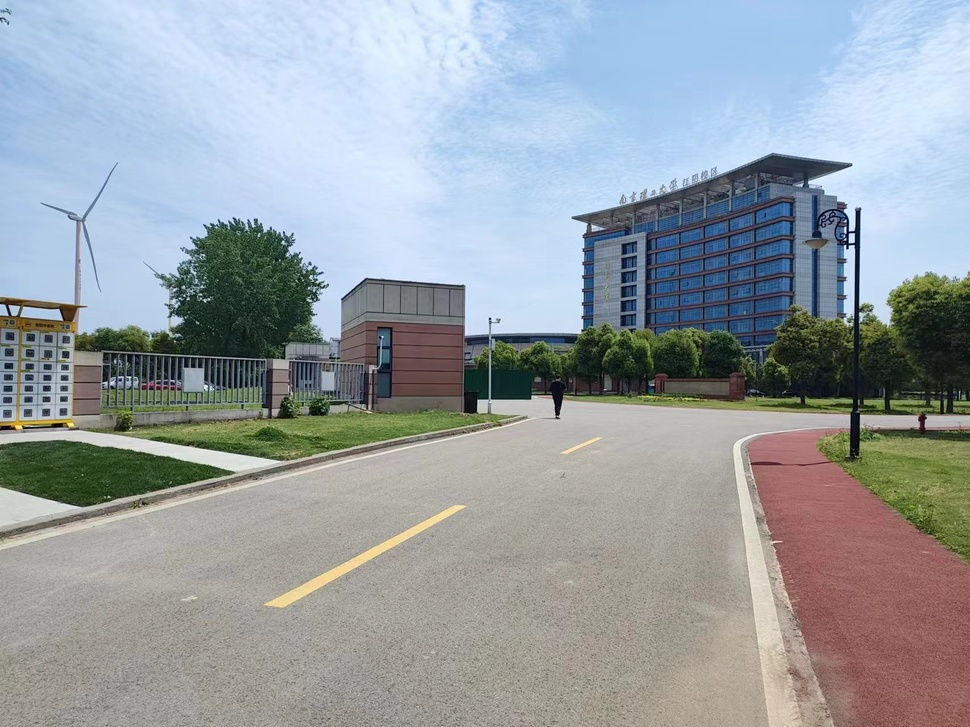
#> input picture 计算机视觉实践-练习1/image/left3.jpg, 970 x 727 px, shrunk from 1706 x 1279 before the run, found by its file name
$ jupyter execute experiment_1.ipynb
#> lines starting #> are read from the running program, lines starting #| are printed output that depends on the picture; after the words box and inside, x2 and y2 are one past the last pixel; in counts of white or black regions, pixels touching at a corner belong together
[cell 1]
import cv2  # 导入OpenCV库
import numpy as np  # 导入NumPy库

class Sift:
    def stitch(self, images, ratio=0.75, reprojThresh=4.0, showMatches=False):
        # 拼接图像
        (right_image, left_image) = images

        # 检测并描述关键点和特征
        (left_k, left_features) = self.detectAndDescribe(left_image)
        (right_k, right_features) = self.detectAndDescribe(right_image)

        # 匹配关键点
        M = self.matchKeypoints(left_k, right_k, left_features, right_features, ratio, reprojThresh)

        # 若未匹配到足够关键点，则返回空
        if M is None:
            return None

        # 应用透视变换
        (matches, H, status) = M
        result = cv2.warpPerspective(left_image, H, (left_image.shape[1] + right_image.shape[1], left_image.shape[0]))

        # 混合重叠部分
        for r in range(result.shape[0]):
            left = 0
            for c in range(result.shape[1] // 2):
                if result[r, c].any():  # 如果有重叠
                    if left == 0:
                        left = c
                    alpha = (c - left) / (result.shape[1] // 2 - left)
                    result[r, c] = right_image[r, c] * (1 - alpha) + result[r, c] * alpha
                else:
                    result[r, c] = right_image[r, c]

        # 显示匹配结果
        if showMatches:
            vis = self.drawMatches(left_image, right_image, left_k, right_k, matches, status)
            return (result, vis)

        return result

    # 检测并描述关键点和特征
    def detectAndDescribe(self, image):
        gray = cv2.cvtColor(image, cv2.COLOR_BGR2GRAY)  # 转换为灰度图像
        descriptor = cv2.SIFT_create()  # 创建SIFT对象
        (kps, features) = descriptor.detectAndCompute(gray, None)  # 检测关键点并计算特征
        kps = np.float32([kp.pt for kp in kps])  # 提取关键点位置
        return kps, features

    # 匹配关键点
    def matchKeypoints(self, kpsA, kpsB, featuresA, featuresB, ratio, reprojThresh):
        matcher = cv2.DescriptorMatcher_create("BruteForce")  # 创建描述符匹配器

        # 使用KNN匹配特征点
        rawMatches = matcher.knnMatch(featuresA, featuresB, 2)

        matches = []
        for m in rawMatches:
            # 当第一个匹配的距离小于第二个的一定比例时，保留该匹配
            if len(m) == 2 and m[0].distance < m[1].distance * ratio:
                matches.append((m[0].trainIdx, m[0].queryIdx))

        if len(matches) > 4:
            ptsA = np.float32([kpsA[i] for (_, i) in matches])
            ptsB = np.float32([kpsB[i] for (i, _) in matches])

            # 使用RANSAC算法计算单应性矩阵
            (H, status) = cv2.findHomography(ptsA, ptsB, cv2.RANSAC, reprojThresh)

            return (matches, H, status)

        return None

    # 绘制匹配结果
    def drawMatches(self, imageA, imageB, kpsA, kpsB, matches, status):
        (hA, wA) = imageA.shape[:2]
        (hB, wB) = imageB.shape[:2]
        vis = np.zeros((max(hA, hB), wA + wB, 3), dtype="uint8")
        vis[0:hA, 0:wA] = imageA
        vis[0:hB, wA:] = imageB

        for ((trainIdx, queryIdx), s) in zip(matches, status):
            if s == 1:
                ptA = (int(kpsA[queryIdx][0]), int(kpsA[queryIdx][1]))
                ptB = (int(kpsB[trainIdx][0]) + wA, int(kpsB[trainIdx][1]))
                cv2.line(vis, ptA, ptB, (0, 255, 0), 1)

        return vis

if __name__ == '__main__':
    # 读取图像
    imageA = cv2.imread("left3.jpg")
#> imageA is the input picture: shape (727, 970, 3); mean B, G, R 163.7, 159, 151.5
    imageB = cv2.imread("right3.jpg")
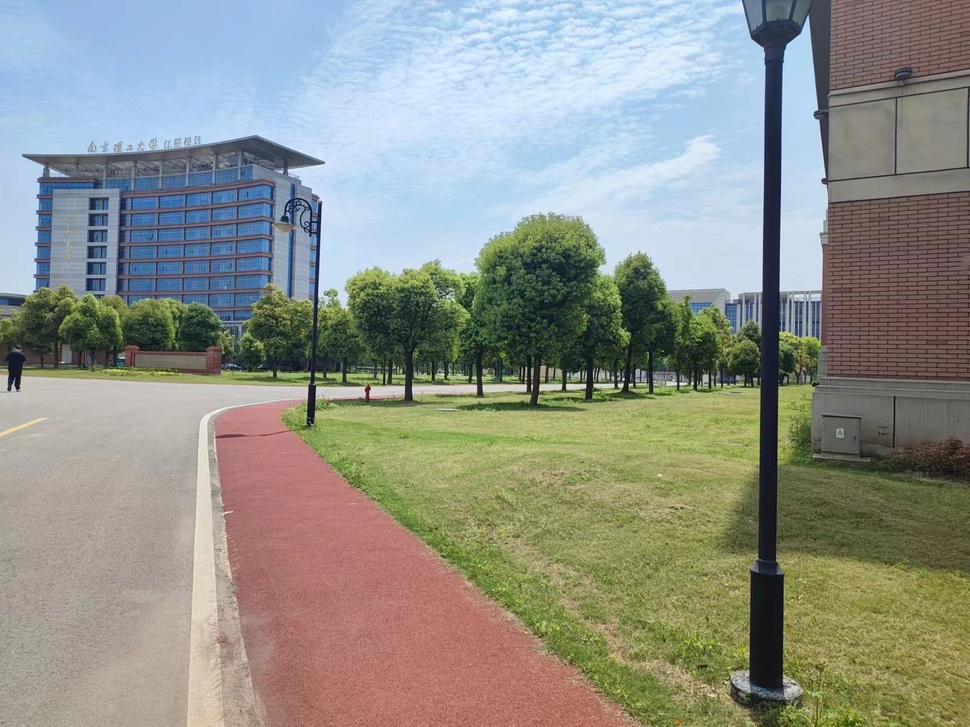
#> input picture 计算机视觉实践-练习1/image/right3.jpg, 970 x 727 px, shrunk from 1706 x 1279 before the run, found by its file name
#> imageB is the input picture: shape (727, 970, 3); mean B, G, R 136.4, 145.6, 142.8

    # 创建SIFT对象并拼接图像
    sift = Sift()
    (result, vis) = sift.stitch([imageA, imageB], showMatches=True)
#> in detectAndDescribe, `gray = cv2.cvtColor(image, cv2.COLOR_BGR2GRAY)`:
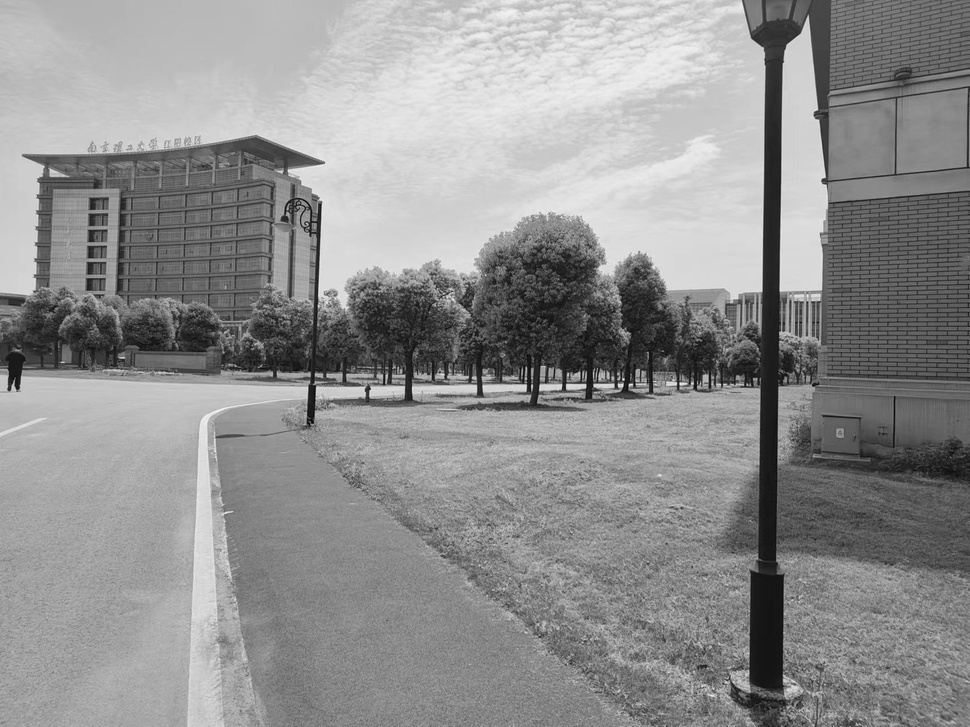
#> gray: shape (727, 970); min 3, max 248, mean 143.7
#> in detectAndDescribe, `(kps, features) = descriptor.detectAndCompute(gray, None)`: kps = 3751 keypoints; strongest (x, y, size): (621, 385, 3.5), (630, 385, 2.6), (692, 383, 2), (584, 386, 3.3)
#> in detectAndDescribe, `kps = np.float32([kp.pt for kp in kps])`: kps = 3751 pairs, first value 3.17 to 966.9, second value 3.03 to 724
#> in stitch, `(left_k, left_features) = self.detectAndDescribe(left_image)`: left_k has the same summary as kps in detectAndDescribe
#> in detectAndDescribe (call 2), `gray = cv2.cvtColor(image, cv2.COLOR_BGR2GRAY)`:
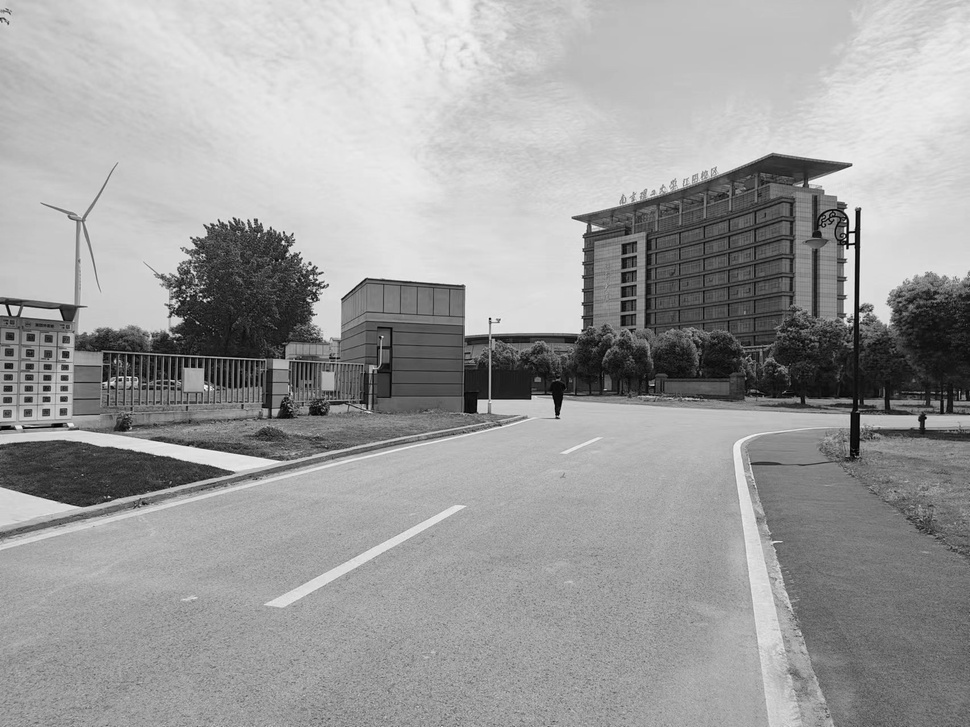
#> gray: shape (727, 970); min 0, max 251, mean 157.3
#> in detectAndDescribe (call 2), `(kps, features) = descriptor.detectAndCompute(gray, None)`: kps = 2164 keypoints; strongest (x, y, size): (852, 238, 4.6), (858, 212, 4.5), (845, 228, 1.8), (852, 227, 4.3)
#> in detectAndDescribe (call 2), `kps = np.float32([kp.pt for kp in kps])`: kps = 2164 pairs, first value 4.02 to 966.5, second value 10.64 to 723.9
#> in stitch, `(right_k, right_features) = self.detectAndDescribe(right_image)`: right_k has the same summary as kps in detectAndDescribe
#> in matchKeypoints, `rawMatches = matcher.knnMatch(featuresA, featuresB, 2)`: rawMatches = 3751 matches
#> after the loop in matchKeypoints, `for m in rawMatches:`: matches = 318 pairs, first value 78 to 2147, second value 14 to 3630
#> in matchKeypoints, `ptsA = np.float32([kpsA[i] for (_, i) in matches])`: ptsA = 318 pairs, first value 17.04 to 954.4, second value 13.38 to 710.8
#> in matchKeypoints, `ptsB = np.float32([kpsB[i] for (i, _) in matches])`: ptsB = 318 pairs, first value 21.34 to 956.4, second value 173.6 to 714.3
#> in matchKeypoints, `(H, status) = cv2.findHomography(ptsA, ptsB, cv2.RANSAC, reprojThresh)`: H = [[0.189, -0.0052, 553.3], [-0.332, 0.787, 97.84], [-0.000839, -4.84e-05, 1]]; status = 318 values, max 1 at index 0, min 0 at index 4, mean 0.657
#> in stitch, `result = cv2.warpPerspective(left_image, H, (left_image.shape[1] + rig..`:
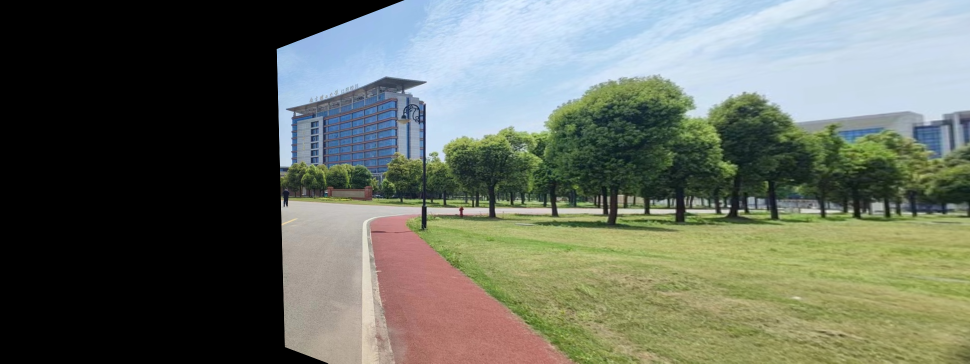
#> result: shape (727, 1940, 3) (shown at 1/2 size); mean B, G, R 97.2, 108.9, 102.6
#> after the loop in stitch, `for r in range(result.shape[0]):`:
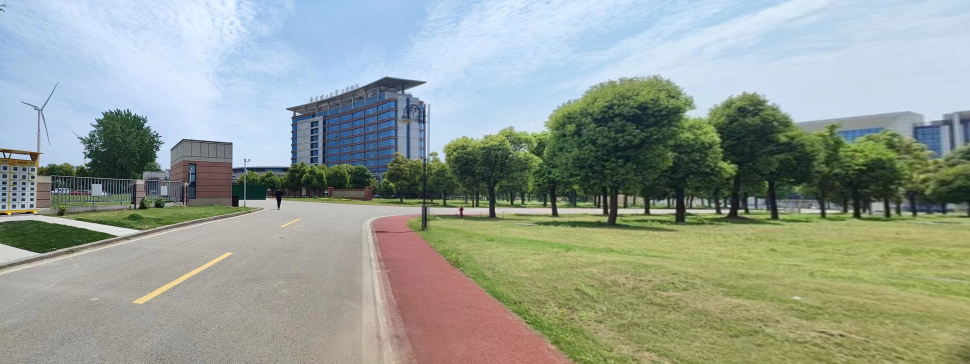
#> result: shape (727, 1940, 3) (shown at 1/2 size); mean B, G, R 148.6, 158.8, 149.1
#> in drawMatches, `vis[0:hA, 0:wA] = imageA`:
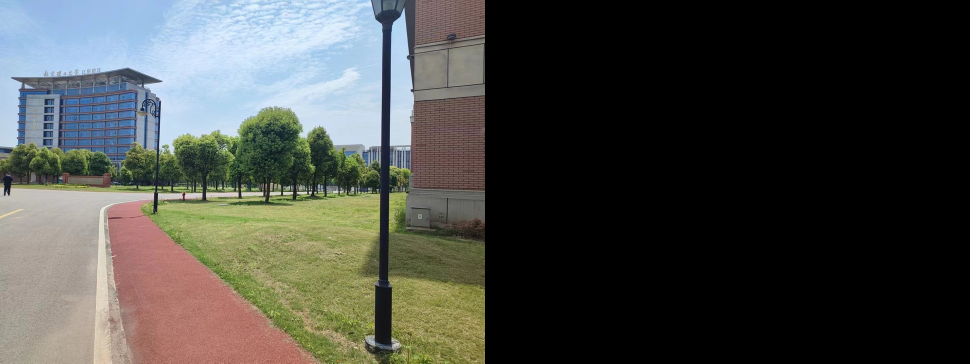
#> vis: shape (727, 1940, 3) (shown at 1/2 size); mean B, G, R 68.2, 72.8, 71.4
#> in drawMatches, `vis[0:hB, wA:] = imageB`:
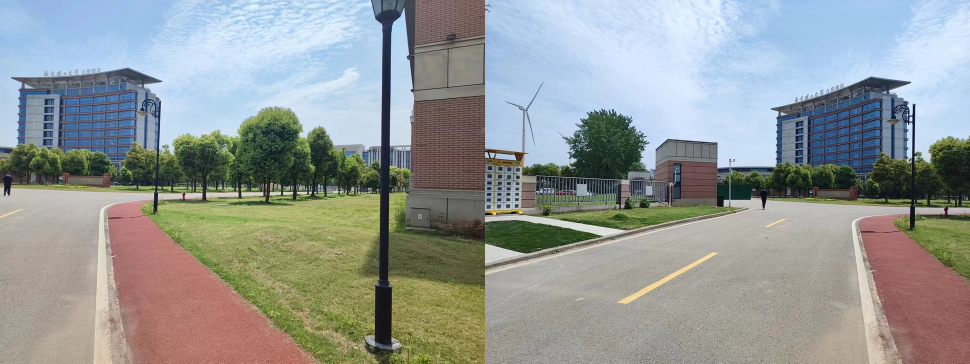
#> vis: shape (727, 1940, 3) (shown at 1/2 size); mean B, G, R 150.1, 152.3, 147.1
#> the loop in drawMatches, `for ((trainIdx, queryIdx), s) in zip(matches, status):` made 318 passes
#> (trainIdx, queryIdx, s, ptA, ptB) on passes 1, 2, 3, 4, 8, 9, 10, 11, 12, 13, 14, 15: (1110, 14, [1], (17, 311), (1541, 347)), (1122, 32, [1], (34, 220), (1551, 270)), (1124, 34, [1], (35, 188), (1551, 243)), (1126, 39, [1], (38, 169), (1552, 226)), (1141, 53, [1], (42, 367), (1560, 394)), (1132, 54, [1], (42, 277), (1557, 318)), (1136, 60, [1], (45, 197), (1558, 250)), (1140, 62, [1], (46, 170), (1558, 226)), (1139, 64, [1], (47, 160), (1558, 218)), (1145, 75, [1], (50, 271), (1564, 312)), (1152, 79, [1], (51, 309), (1566, 344)), (1153, 83, [1], (52, 302), (1566, 338))
#> (ptA, ptB) on passes 64 to 69: ((106, 324), (1609, 353)), ((106, 214), (1605, 256)), ((106, 214), (1605, 256)), ((109, 303), (1611, 336)), ((111, 184), (1608, 229)), ((113, 196), (1609, 238))
#> after the loop in drawMatches, `for ((trainIdx, queryIdx), s) in zip(matches, status):`:
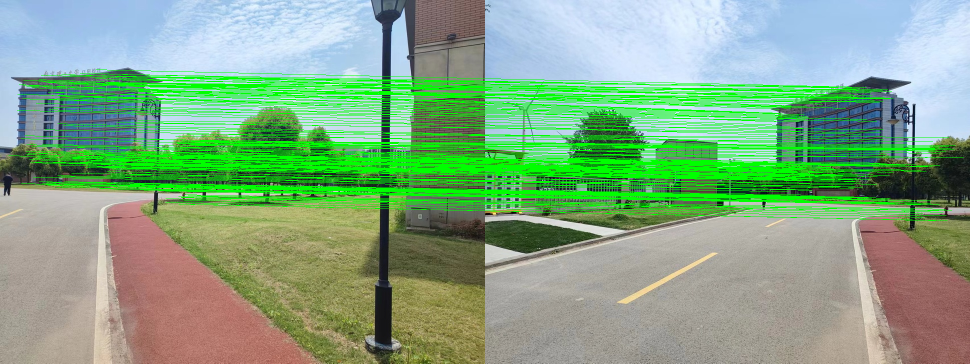
#> vis: shape (727, 1940, 3) (shown at 1/2 size); 13.76% of pixels changed, all inside (x1, y1, x2, y2) = (17, 139, 1927, 442)

    # 保存拼接结果
    cv2.imwrite("result3.png", result)
    print("拼接完成")
